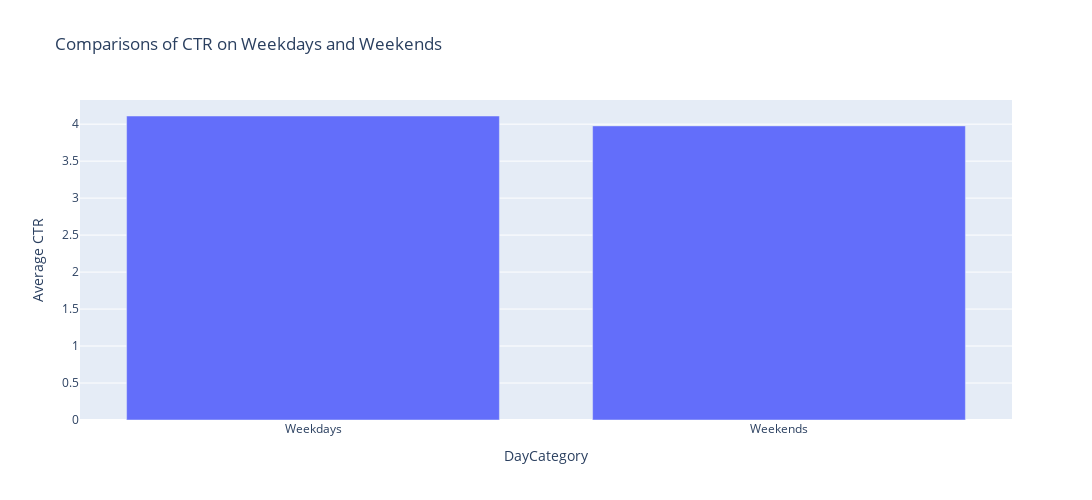

Notebook source saved alongside this figure:
### Code cell
# Now let's Compare a CTR column to Weekdays and Weekends
# create a new column DataCategory to categorize weekdays and weekends 
data["DayCategory"] = data["DayofWeek"].apply(lambda x: "Weekends" if x > 5 else "Weekdays")

ctr_by_day_category = data.groupby("DayCategory")["CTR"].mean().reset_index()

#create bar plot
fig = px.bar(ctr_by_day_category, x="DayCategory", y="CTR", title="Comparisons of CTR on Weekdays and Weekends",
             labels={"CTR":"Average CTR"}
             )
fig.update_layout(yaxis_title="Average CTR", width=1200, height=500)
fig.show()

### Figure 1 — Plotly figure (JSON) as saved in the notebook; plotly's stock layout.template omitted (floating-point values rounded to 4 significant figures)
{"data": [{"alignmentgroup": "True", "hovertemplate": "DayCategory=%{x}<br>Average CTR=%{y}<extra></extra>", "legendgroup": "", "marker": {"color": "#636efa", "pattern": {"shape": ""}}, "name": "", "offsetgroup": "", "orientation": "v", "showlegend": false, "textposition": "auto", "type": "bar", "x": ["Weekdays", "Weekends"], "xaxis": "x", "y": [4.11, 3.977], "yaxis": "y"}], "layout": {"barmode": "relative", "height": 500, "legend": {"tracegroupgap": 0}, "title": {"text": "Comparisons of CTR on Weekdays and Weekends"}, "width": 1200, "xaxis": {"anchor": "y", "domain": [0, 1], "title": {"text": "DayCategory"}}, "yaxis": {"anchor": "x", "domain": [0, 1], "title": {"text": "Average CTR"}}}}
